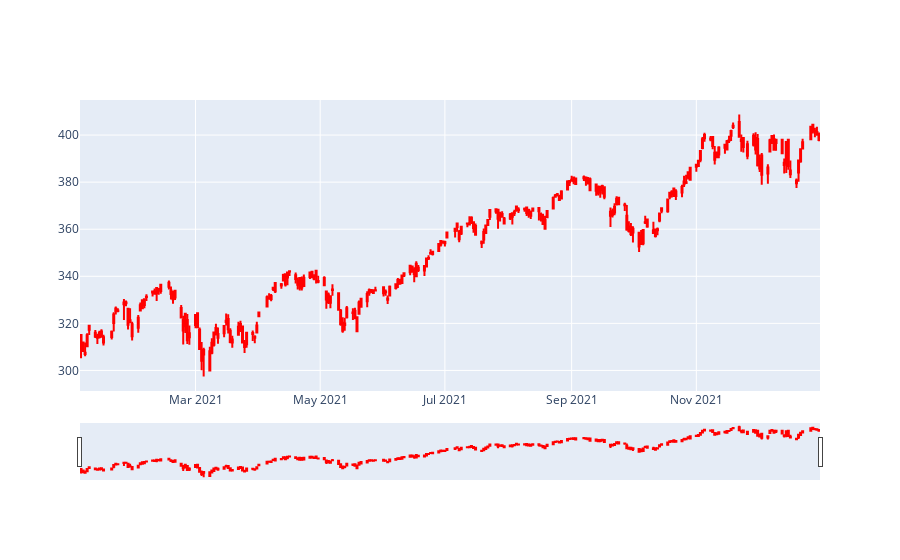

Source (notebook cell):
### Code cell
figure = go.Figure(
        data = [
            go.Candlestick(
            x=df.index, 
            close=df["Close"], 
            open=df["Open"], 
            high=df["High"],
            low=df["Low"],
            increasing_line_color = 'red',
            decreasing_line_color = 'red',
            )
        ]
)
figure.show()

### Figure 1 — Plotly figure (JSON) as saved in the notebook; plotly's stock layout.template omitted (floating-point values rounded to 4 significant figures; data arrays with more than 128 entries replaced by an {"elided": "..."} marker saying what was removed)
{"data": [{"close": {"elided": "252 float values"}, "decreasing": {"line": {"color": "red"}}, "high": {"elided": "252 float values"}, "increasing": {"line": {"color": "red"}}, "low": {"elided": "252 float values"}, "open": {"elided": "252 float values"}, "type": "candlestick", "x": {"elided": "252 str values"}}], "layout": {}}
